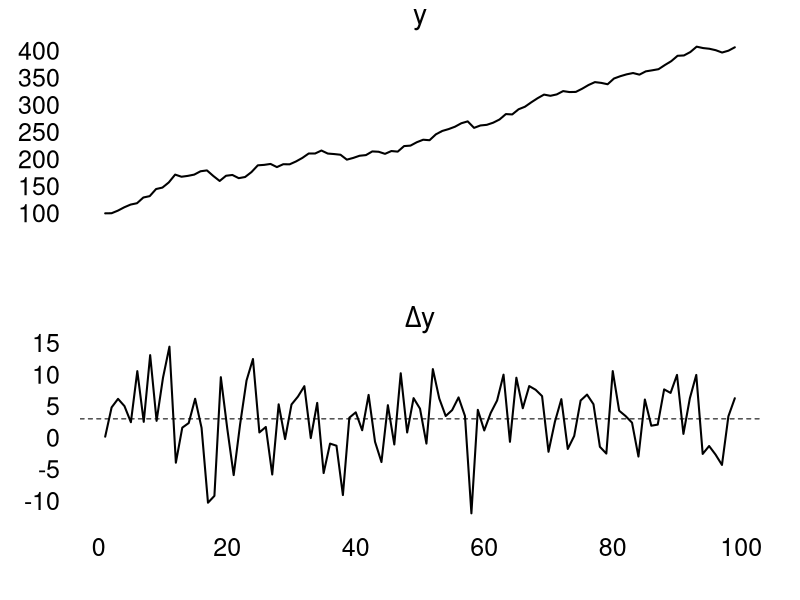

R code for this plot:
## Example problem linear detrending of stochastic trend model

# Set parameters
N=100
g=3                             # Growth rate
set.seed(42);e=rnorm(N,0,5)     # Random shocks 
y=100                           # Starting value

# Generate data over time
for(i in 2:N){
  y[i]<-g+y[i-1]+e[i]
}

# First-difference model
Ly=c(NA,y[-N])
Dy=y[-1]-Ly[-1]

# Plot results
par(mar=c(4,4,2,2),mfrow=c(2,1),las=1,bty="n",
    cex.axis=1.5,cex.lab=1.5,cex.main=1.7)

plot(y,xlab="",ylab="",main=expression(y),axes=FALSE,type="l",lwd=2)
axis(2,tick=FALSE)
plot(Dy,xlab="",ylab="",main=expression(paste(Delta,y)),
     axes=FALSE,type="l",lwd=2)
abline(h=3,lty=2)
axis(1,tick=FALSE);axis(2,tick=FALSE)
